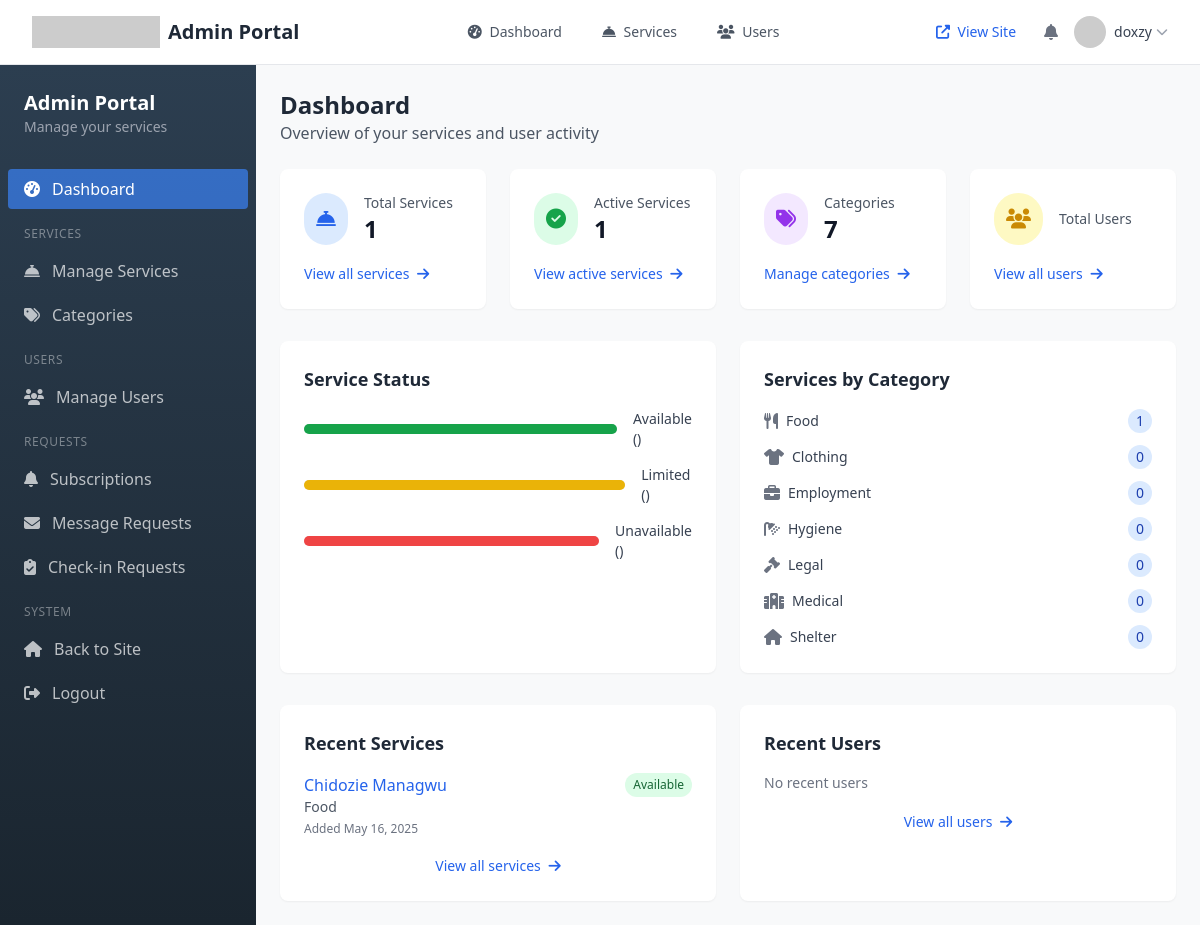
Before: /admin-portal/dashboard/ (signed in) with the older database file.
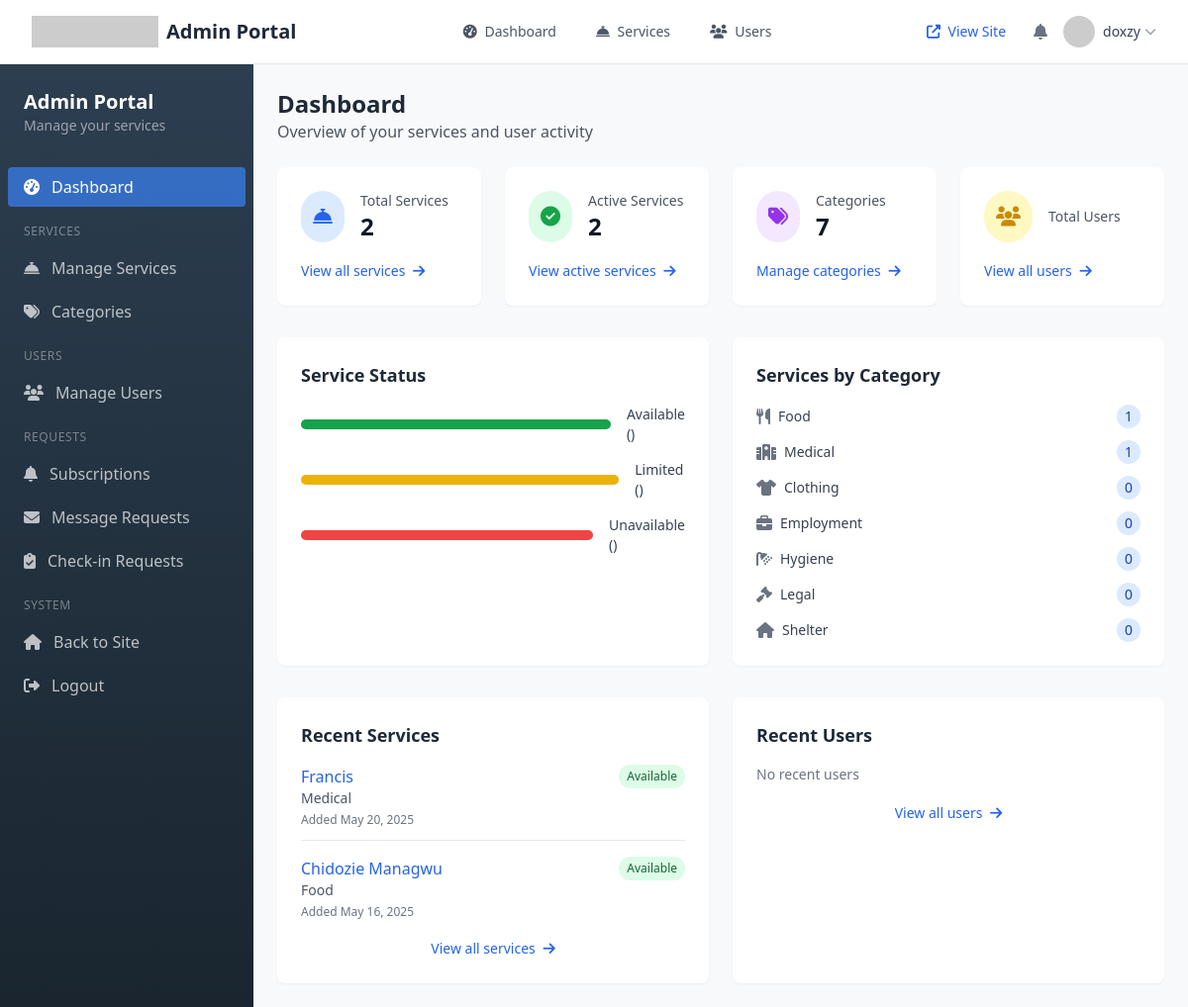
After: the same page with the newer database file.
### core/models.py (models this page shows, shortened)
class ServiceCategory(models.Model):
    name = models.CharField(max_length=100)
    slug = models.SlugField(unique=True, blank=True)
    description = models.TextField(blank=True)
    icon = models.CharField(max_length=50, blank=True, help_text="FontAwesome icon class (e.g., fa-home)")
    priority = models.IntegerField(default=0)
    is_active = models.BooleanField(default=True)
    is_featured = models.BooleanField(default=False)
    color_code = models.CharField(max_length=20, blank=True, help_text="Color code for map markers (e.g., #FF5733)")
    class Meta:
        verbose_name_plural = 'Service Categories'
        ordering = ['priority', 'name']

class Service(models.Model):
    name = models.CharField(max_length=255)
    slug = models.SlugField(unique=True, blank=True)
    description = models.TextField()
    short_description = models.TextField(max_length=500)
    address = models.CharField(max_length=255)
    latitude = models.FloatField()
    longitude = models.FloatField()
    phone = models.CharField(max_length=20, blank=True)
    email = models.EmailField(blank=True)
    website = models.URLField(blank=True)
    is_active = models.BooleanField(default=True)
    STATUS_AVAILABLE = 'available'
    STATUS_LIMITED = 'limited'
    STATUS_UNAVAILABLE = 'unavailable'
    STATUS_CHOICES = [
        (STATUS_AVAILABLE, 'Available'),
        (STATUS_LIMITED, 'Limited Availability'),
        (STATUS_UNAVAILABLE, 'Unavailable'),
    ]
    status = models.CharField(
        max_length=20,
        choices=STATUS_CHOICES,
        default=STATUS_AVAILABLE
    )
    category = models.ForeignKey(ServiceCategory, on_delete=models.PROTECT, related_name='services')
    demographic_tags = models.ManyToManyField(DemographicTag, blank=True, related_name='services')
    created_at = models.DateTimeField(auto_now_add=True)
    updated_at = models.DateTimeField(auto_now=True)
    is_verified = models.BooleanField(default=False)
    is_featured = models.BooleanField(default=False)
    opening_hours = models.CharField(max_length=255, blank=True)
    last_verified_date = models.DateTimeField(null=True, blank=True)
    verified_by = models.ForeignKey(User, on_delete=models.SET_NULL, null=True, blank=True, related_name='verified_services')
    notes = models.TextField(blank=True, help_text="Admin notes about this service")
    class Meta:
        ordering = ['-is_featured', 'name']

### core/views/admin_views.py (the view)
# urls.py: path('admin-portal/dashboard/', AdminDashboardView.as_view(), name='admin_dashboard'),
class AdminDashboardView(LoginRequiredMixin, UserPassesTestMixin, TemplateView):
    template_name = 'admin/dashboard.html'
    def test_func(self):
        return self.request.user.is_staff or self.request.user.is_superuser
    def get_context_data(self, **kwargs):
        context = super().get_context_data(**kwargs)
        context['services_by_category'] = ServiceCategory.objects.annotate(
            service_count=Count('services')
        ).order_by('-service_count')
        context['total_services'] = Service.objects.count()
        context['active_services'] = Service.objects.filter(is_active=True).count()
        context['total_categories'] = ServiceCategory.objects.count()
        context['total_demographics'] = DemographicTag.objects.count()
        context['recent_services'] = Service.objects.order_by('-created_at')[:5]
        return context

### templates/admin/dashboard.html (shortened to what the changed rows need)
{% extends 'admin/base.html' %}
{% load static %}
{% block admin_title %}Dashboard{% endblock %}
{% block admin_content %}
<div class="grid grid-cols-1 md:grid-cols-2 lg:grid-cols-4 gap-6 mb-8">
    <div class="stat-card bg-white rounded-lg shadow-sm p-6">
        <div class="flex items-center">
            <div>
                <p class="text-sm font-medium text-gray-600">Total Services</p>
                <p class="text-2xl font-bold text-gray-900">{{ total_services }}</p>
            </div>
        </div>
    </div>
    <div class="stat-card bg-white rounded-lg shadow-sm p-6">
        <div class="flex items-center">
            <div>
                <p class="text-sm font-medium text-gray-600">Active Services</p>
                <p class="text-2xl font-bold text-gray-900">{{ active_services }}</p>
            </div>
        </div>
    </div>
</div>
<div class="grid grid-cols-1 md:grid-cols-2 gap-6 mb-8">
    <div class="bg-white rounded-lg shadow-sm p-6">
        <div class="space-y-3">
            {% for category in services_by_category %}
                <div class="flex items-center justify-between">
                    <div class="flex items-center">
                        {% if category.icon %}
                            <i class="fas {{ category.icon }} text-gray-500 mr-2"></i>
                        {% endif %}
                        <span class="text-sm font-medium text-gray-700">{{ category.name }}</span>
                    </div>
                    <span class="text-sm font-medium bg-blue-100 text-blue-800 px-2 py-0.5 rounded-full">
                        {{ category.service_count }}
                    </span>
                </div>
            {% empty %}
                <p class="text-gray-500 text-sm">No categories found</p>
            {% endfor %}
        </div>
    </div>
</div>
<div class="grid grid-cols-1 md:grid-cols-2 gap-6">
    <div class="bg-white rounded-lg shadow-sm p-6">
        <div class="space-y-4">
            {% for service in recent_services %}
                <div class="border-b border-gray-200 pb-3 last:border-0 last:pb-0">
                    <div class="flex justify-between items-start">
                        <div>
                            <a href="{% url 'admin_service_update' service.slug %}" class="text-blue-600 hover:text-blue-800 font-medium">
                                {{ service.name }}
                            </a>
                            <p class="text-sm text-gray-600">{{ service.category.name }}</p>
                        </div>
                        <span class="text-xs px-2 py-1 rounded-full
                            {% if service.status == 'available' %}
                                bg-green-100 text-green-800
                            {% elif service.status == 'limited' %}
                                bg-yellow-100 text-yellow-800
                            {% elif service.status == 'unavailable' %}
                                bg-red-100 text-red-800
                            {% endif %}">
                            {{ service.get_status_display }}
                        </span>
                    </div>
                    <p class="text-xs text-gray-500 mt-1">Added {{ service.created_at|date:"M d, Y" }}</p>
                </div>
            {% empty %}
                <p class="text-gray-500 text-sm">No recent services</p>
            {% endfor %}
        </div>
    </div>
</div>
{% endblock %}

Changed rows visible on the page:
shown differently, row unchanged: ServiceCategory "Medical": service_count "0" → "1"; moves up the list
added Service: name "Francis", category.name "Medical", status "Available", created_at "May 20, 2025"
Other visible differences:
{{ total_services }}: "1" → "2"
{{ active_services }}: "1" → "2"
